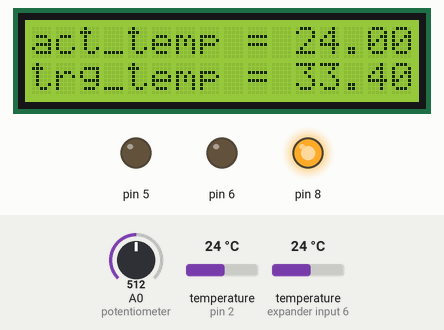
Recording of a sketch running on a simulated Arduino Uno, built with avr-gcc and run on an emulated ATmega328P. Parts: 16×2 character LCD, output pins drawn as LEDs (lit = HIGH). The test bench sets the inputs (shaded band); at power-on: temperature (sensors on pin 2, expander input 6) 24 °C, A0 (potentiometer) = 512.

Above: at 1.2 s.
1.3 s: temperature (sensor on pin 2) set to 12 °C
At 2.6 s:
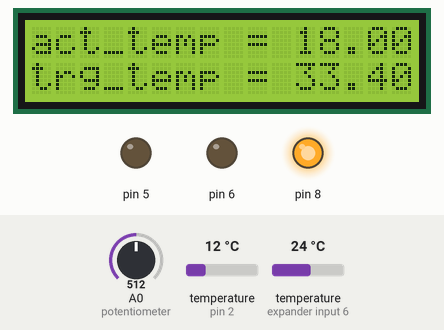
3.2 s: temperature (sensor on expander input 6) set to 12 °C
At 4.5 s:
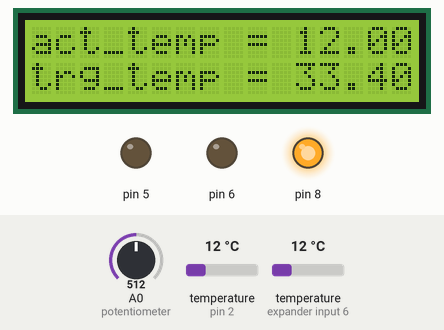
4.8 s: A0 (potentiometer) set to 716
At 6.1 s:
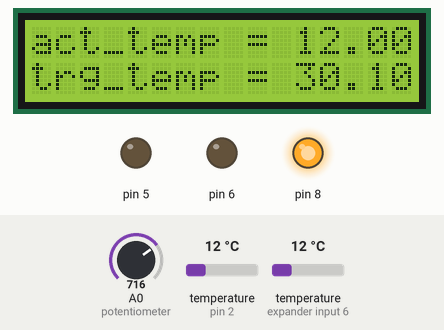
6.4 s: temperature (sensor on pin 2) set to 19 °C
At 6.9 s:
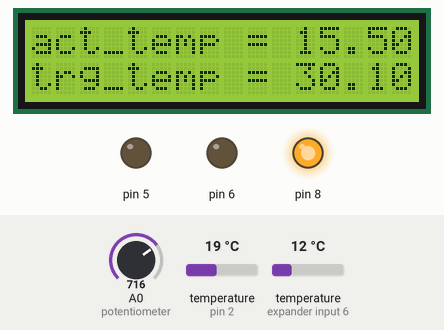
8.0 s: temperature (sensor on expander input 6) set to 19 °C
At 8.7 s:
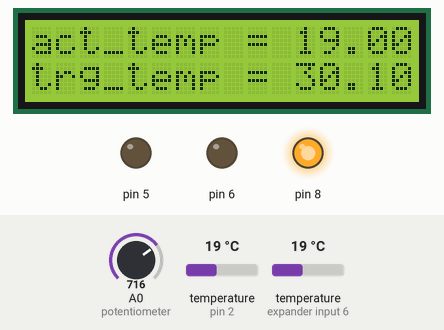
9.6 s: A0 (potentiometer) set to 900
At 10.6 s:
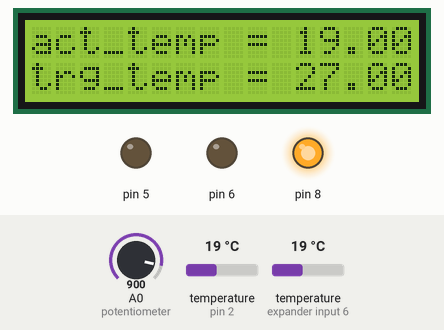
Timing chart, 0 to 12.3 s (numbered marks = the images above; inputs shaded):
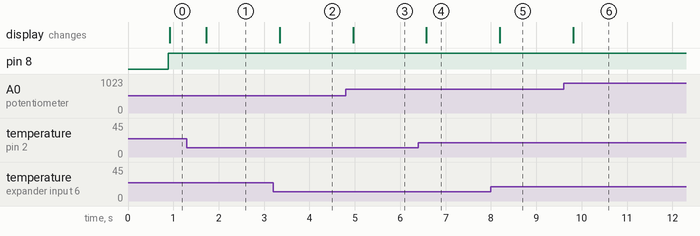

The sketch:

20230317_Thermostacker_V3.ino
```cpp
//Sketch thermostatic chamber version started on september the 27th, 2022, 15h
//
//-----------Get following librairies

#include <OneWire.h>
#include <DallasTemperature.h>
#include <LCD_I2C.h>

//------------Addressing of the IIC "slave" to pilot the LCD screen

LCD_I2C lcd(0x27, 16, 2);

//------------Attach "OneWire" bus to digital pin D2 of Arduino

#define ONE_WIRE_BUS 2
OneWire oneWire(ONE_WIRE_BUS);
DallasTemperature sensors(&oneWire);

//------------Declaration of variable

float temp1; //1 measure of temp around the clario stacker
float temp2; //1 other measure of temp around the clario stacker
int temp_set = 0;
float targetted_temp;
float mean_temperature; //mean temp1 and temp2
float hysteresis_threshold = 0.15; //hysteresis of 0.3 °C, can be modified depending the experiment requirements
float targetted_temp_down;
float targetted_temp_up;

void setup(){

//-------------Declaration of pin mode

  pinMode(8, OUTPUT);
  pinMode(5, OUTPUT);
  pinMode(6, OUTPUT);

//-------------Initialization of digital sensors and actuators

  lcd.begin();
  lcd.backlight();
  sensors.begin();
  Serial.begin(9600);
}

void loop(){

//---------------Modifiying targetted temperature

  lcd.setCursor(0, 0);
  temp_set = 1023 - analogRead(A0);//analog read of resistance of potentiometer
  targetted_temp = 25 + 0.01663*temp_set;//transformation of the read value into a temperature using a linear function
  targetted_temp = (long)(targetted_temp*10)/10.0;
  targetted_temp_down = targetted_temp - hysteresis_threshold;
//  targetted_temp_up = targetted_temp + hysteresis_threshold;

//---------------Displaying on lcd

  lcd.print("act_temp =");//print text
  lcd.setCursor(11, 0);//move the cursor
  lcd.print(mean_temperature);//print variable
  lcd.setCursor(0, 1);
  lcd.print("trg_temp =");//print text
  lcd.setCursor(11, 1);
  lcd.print(targetted_temp);//print variable

//----------------Thermosatic function

//----------------Measures of temperature in the heating chamber and around the stacker + security testing

sensors.requestTemperatures();
temp1 = sensors.getTempCByIndex(1);//
temp2 = sensors.getTempCByIndex(0);
mean_temperature = ((temp1+temp2)/2);

//----------------Regulation of clario_stacker chamber temperature

// (analogWrite(6, 255);) is the instruction to switch on the fan on the max speed,
// 6 is a pin index on arduino, the MOSFET (metal-oxyde semiconductor field-effect transistor) which controls the fan speed is plugged on the 6th digital pin !
//the speed can be set between 0% and 100% of max speed which corresponds to analogWrite(6, O) and analogWrite(6, 255), O% of max speed means the fan is turned off
//What a funny particularity of IT ! "percents" are coded on 8 bits, so percents are in fact values in [0;255]

// (digitalWrite(8,HIGH);)is the instruction to put digital pin 8 on HIGH level, that means pin 8 is +5V compared to the ground (GND pin)

if(mean_temperature < targetted_temp_down){
    digitalWrite(8, HIGH);
  }
else if(mean_temperature > targetted_temp){
    digitalWrite(8, LOW);
  }}
 //ideas to make it better :) : put a micro_sd card reader/writer to keep a history of measured temperatures
```

Measured:
- after the input at 1.3 s, the display: changes after 0.43 s (image 1)
- after the input at 3.2 s, the display: changes after 0.15 s (image 2)
- after the input at 4.8 s, the display: changes after 0.16 s (image 3)
- after the input at 6.4 s, the display: changes after 0.18 s (image 4)
- after the input at 8.0 s, the display: changes after 0.19 s (image 5)
- after the input at 9.6 s, the display: changes after 0.21 s (image 6)
